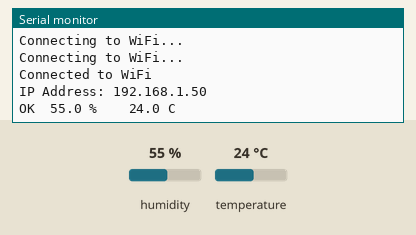
The sketch below on a simulated ESP8266 (NodeMCU). Shown: the last lines printed to the serial monitor. Inputs (shaded band) come from the test bench; at power-on: humidity 55 %, temperature 24 °C. WiFi joins after 1.5 s; servers stay silent unless stated.

Above: at 3.2 s.
3.3 s: humidity set to 22 %
At 4.4 s:
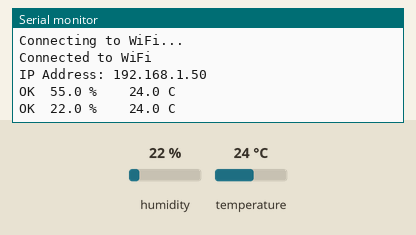
4.8 s: temperature set to 12 °C
At 5.5 s:
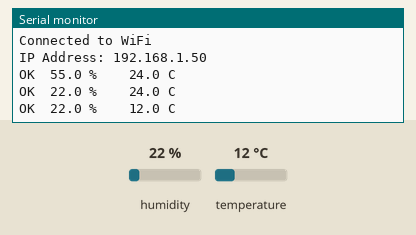
6.3 s: humidity set to 40 %
At 7.8 s:
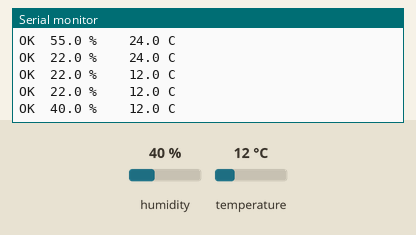
Timing chart, 0 to 9.3 s (numbered marks = the images above; inputs shaded):
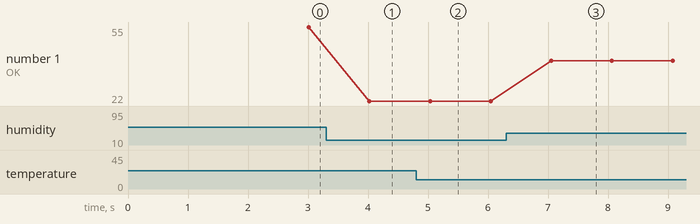

The sketch:

ZALICZENIE.ino
```cpp
#include "DHTesp.h"
#include <ESP8266WiFi.h>
#include <ESP8266WebServer.h>
const char* ssid = "Redmi";
const char* password = "rozowy245";
DHTesp dht;
ESP8266WebServer server(80);

void handleRoot(); // Deklaracja funkcji handleRoot przed jej użyciem

void setup() {
  Serial.begin(115200);
  WiFi.begin(ssid, password);
  while (WiFi.status() != WL_CONNECTED) {
    delay(1000);
    Serial.println("Connecting to WiFi...");
  }
  Serial.println("Connected to WiFi");

  Serial.print("IP Address: ");
  Serial.println(WiFi.localIP());

  server.on("/", handleRoot);
  server.begin();

  dht.setup(D2, DHTesp::DHT11);
}

void loop() {
  server.handleClient();

  delay(dht.getMinimumSamplingPeriod());

  float humidity = dht.getHumidity();
  float temperature = dht.getTemperature();

  Serial.print(dht.getStatusString());
  Serial.print("\t");
  Serial.print(humidity, 1);
  Serial.print(" %");
  Serial.print("\t\t");
  Serial.print(temperature, 1);
  Serial.print(" C");
  Serial.print("\t\t");
  Serial.println();
}

void handleRoot() {
  float humidity = dht.getHumidity();
  float temperature = dht.getTemperature();

  String webpage = "<html><head><title>Odczyty DHT11</title><meta http-equiv=\"refresh\" content=\"2\"></head><body>";
  webpage += "<h1>Stacja pogodowa</h1>";
  webpage += "<h2> Tomasz Kotyla</h2> ";
  webpage += "<p>Temperatura: " + String(temperature, 1) + " C</p>";
  webpage += "<p>Wilgotnosc: " + String(humidity, 1) + " %</p>";
  webpage += "</body></html>";

  server.send(200, "text/html", webpage);
}
```

Measured:
- after the input at 3.3 s, the serial monitor: prints a new line after 0.72 s (image 1)
- after the input at 4.8 s, the serial monitor: prints a new line after 0.23 s (image 2)
- after the input at 6.3 s, the serial monitor: prints a new line after 0.76 s (image 3)
- plotted number 1: 55 → 22 after the input at 3.3 s, 22 → 40 after the input at 6.3 s
